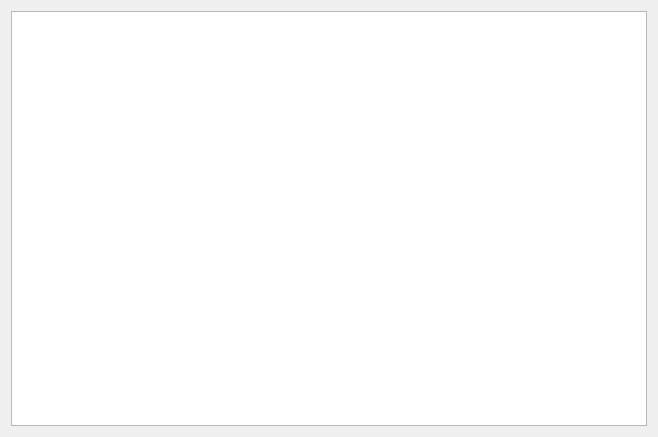
<?xml version="1.0" encoding="UTF-8"?>
<ui version="4.0">
 <class>RankList</class>
 <widget class="QWidget" name="RankList">
  <property name="geometry">
   <rect>
    <x>0</x>
    <y>0</y>
    <width>658</width>
    <height>437</height>
   </rect>
  </property>
  <property name="windowTitle">
   <string>Form</string>
  </property>
  <layout class="QVBoxLayout" name="verticalLayout">
   <item>
    <widget class="QListWidget" name="listWidget"/>
   </item>
  </layout>
 </widget>
 <resources/>
 <connections/>
</ui>
